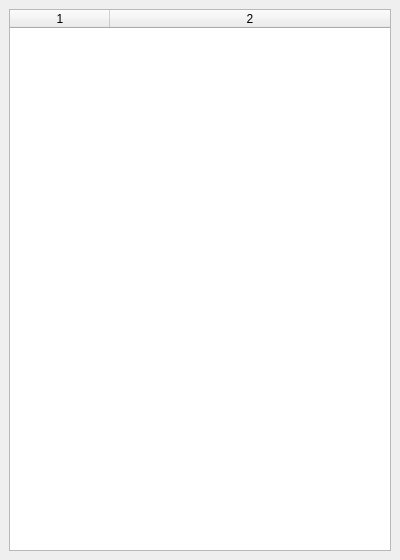
<?xml version="1.0" encoding="UTF-8"?>
<ui version="4.0">
 <class>DebugInfoDockWidget</class>
 <widget class="QDockWidget" name="DebugInfoDockWidget">
  <property name="geometry">
   <rect>
    <x>0</x>
    <y>0</y>
    <width>400</width>
    <height>560</height>
   </rect>
  </property>
  <property name="allowedAreas">
   <set>Qt::LeftDockWidgetArea|Qt::RightDockWidgetArea</set>
  </property>
  <property name="windowTitle">
   <string>Debugging info</string>
  </property>
  <widget class="QWidget" name="dockWidgetContents">
   <layout class="QVBoxLayout" name="verticalLayout">
    <item>
     <widget class="QTableWidget" name="tableWidgetDebugInfo">
      <property name="editTriggers">
       <set>QAbstractItemView::NoEditTriggers</set>
      </property>
      <property name="alternatingRowColors">
       <bool>true</bool>
      </property>
      <property name="selectionMode">
       <enum>QAbstractItemView::SingleSelection</enum>
      </property>
      <property name="selectionBehavior">
       <enum>QAbstractItemView::SelectRows</enum>
      </property>
      <property name="columnCount">
       <number>2</number>
      </property>
      <attribute name="horizontalHeaderShowSortIndicator" stdset="0">
       <bool>false</bool>
      </attribute>
      <attribute name="horizontalHeaderStretchLastSection">
       <bool>true</bool>
      </attribute>
      <column/>
      <column/>
     </widget>
    </item>
   </layout>
  </widget>
 </widget>
 <resources/>
 <connections/>
</ui>
